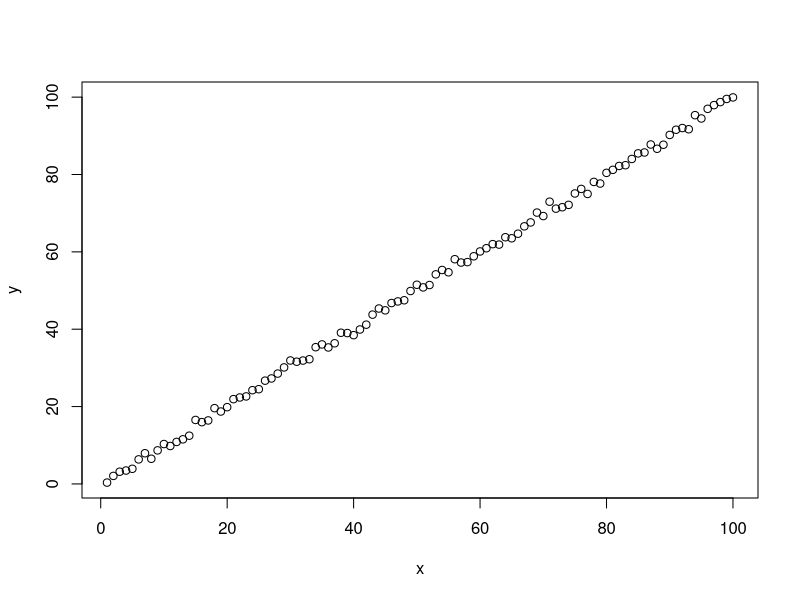

Reproduce this figure in R.
# This is our external R script called example.R
# We're adding two chunks variablesXY and plotXY

## @knitr variablesXY

x<-1:100
y<-x+rnorm(100)
head(data.frame(x,y))

## @knitr plotXY

plot(x,y)
